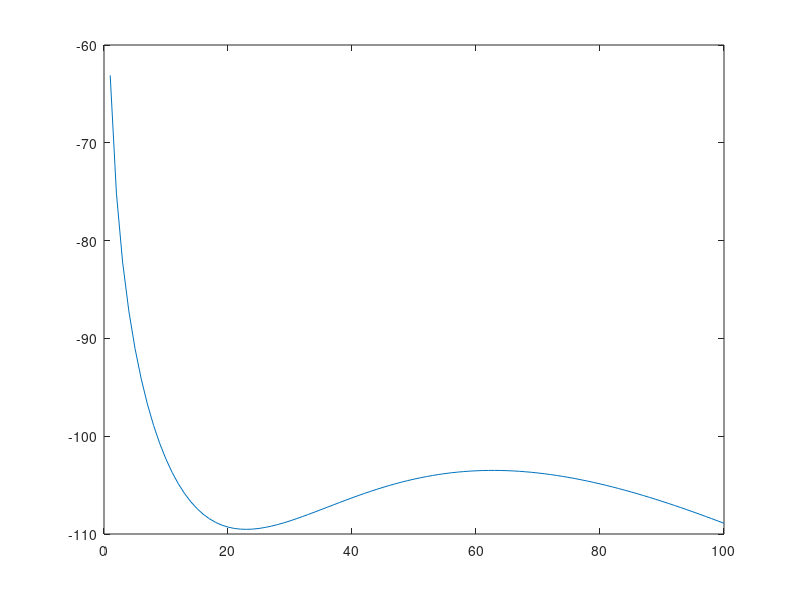

Source code (MATLAB):
clear all
close all
clc

% inputs

%frequency
f = 5.8e9; %Hz
x = linspace(-100,-50,100);
% distance between reader and tag
r = 100; %m

% miniumum required power at the receiver
Prmin = -110; %dBm

% minimum required SNR
SNRmin = 10; %dB

% noise figure
NF = 2; %dB

%Bandwidth of the receiver
BW = 1e6; %1 Hz

% Receiver Noise power
Pn = -111; %dBm

% Processing gain
Gpr = 10; %dB

%%

%Sensitivity of Receiver Calculation
N = 60;
% Transmitted power ranges
PT = linspace(-20, 30, N); %dBm
% Transmitting antenna gain
Gtx = linspace(1.8, 35, N); %dBi
% Receiving antenna gain
Gt = linspace(1.8, 13.07, N); %dBi

%%
%gain of the reflection amplifier fitted to the experimental results

% p1 =      0.9694;
% p2 =       2.946;
% p3 =       -3.38;
% p4 =      -16.22;
% p5 =        24.2;
p1 =    0.001327;%  (-0.008781, 0.01144)
p2 =      0.3925;%  (-2.5, 3.285)
p3 =       43.28;%  (-266.4, 353)
p4 =        2107;%  (-1.26e+04, 1.681e+04)
p5 =   3.821e+04;%  (-2.232e+05, 2.996e+05)
a1 =       34.63;%  (31.84, 42.52)
b1 =      -78.24;%  (-79.86, -74.42)
c1 =       93.67;%  (7.169, 13.86)
Gqtr = @(x) a1*exp(-((x-b1).^2/c1))+4; % x is incident tag power in dBm

% plot(x,Gqtr(x))
%%
temp_result = zeros(N^4,5);
lambda = 3e8/(f);%m
path = 10*log10((lambda./(4*pi.*r)).^2);
count = 1;
possible_rows = zeros(N^4,1);
for a = 1:length(PT)
    for b = 1:length(Gtx)
        for d = 1:length(Gt)
            Ptag = PT(a) + Gtx(b) + Gt(d) + path;
            G_tag = Gqtr(Ptag);
            P_backscattered = Ptag + G_tag + Gt(d) + Gtx(b) + path;
            index = (N^2*a-N^2) + (N*b-N)  + d;
            temp_result(index,3) = Gt(d);
            temp_result(index,2) = Gtx(b);
            temp_result(index,1) = PT(a);
            temp_result(index,4) = P_backscattered;
            temp_result(index,5) = Ptag;
            
            if((Ptag > -80 && Ptag < -60) && (P_backscattered > Prmin))
                possible_rows(count) = index;
                count = count + 1;
            end
        end
    end
end
possible_rows = possible_rows(possible_rows~=0);
result = zeros(length(possible_rows),5);
for a = 1:(length(possible_rows))
    result(a,:) = temp_result( possible_rows(a)   ,:);
end

[a,min_tag_row] = min(result(:,3));
min_Gtag_indices = find(result(:,3) == min(result(:,3)));
min_Gtag_results = zeros(length(min_Gtag_indices),5);
for a = 1:length(min_Gtag_indices)
    min_Gtag_results(a,:) = result(min_Gtag_indices(a),:);
end

%%
%Test for lower Distances
a = 236;
Pt = min_Gtag_results(a,1); Gtx = min_Gtag_results(a,2); Gt = min_Gtag_results(a,3);
r2 = 1:r;
path_test = 10*log10((lambda./(4*pi.*r2)).^2);
Ptag_test = Pt + Gtx + Gt + path_test;
Pr_test = Ptag_test + Gt + Gtx + path_test + Gqtr(Ptag_test);
plot(r2,Pr_test)

%TAKE 236



